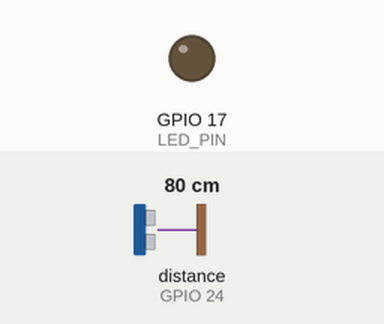
Recording of a program running on a simulated Raspberry Pi (BCM pin numbers). Shown: output pins drawn as LEDs (lit = HIGH). The test bench sets the inputs (shaded band); at power-on: distance to the obstacle (sensor on GPIO 24) 80 cm. The echo pulse lasts 58.3 µs per cm; the clock reads 2024-03-15 10:24:30 at power-on unless the program sets it; pins used as bus, display or sensor lines are not drawn; what the program prints to the terminal is not drawn.

Above: at 1.2 s.
1.3 s: distance to the obstacle (sensor on GPIO 24) set to 21 cm
2.8 s: distance to the obstacle (sensor on GPIO 24) set to 17 cm
At 3.6 s:
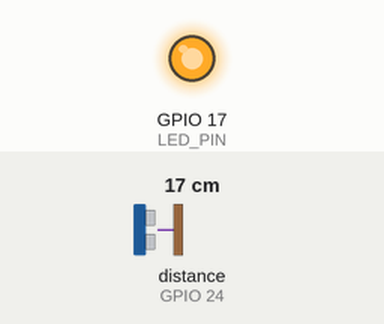
4.5 s: distance to the obstacle (sensor on GPIO 24) set to 35 cm
At 5.0 s:
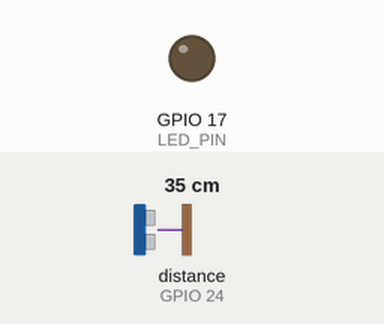
6.0 s: distance to the obstacle (sensor on GPIO 24) set to 2 cm
At 6.4 s:
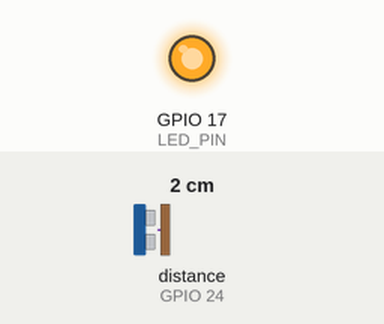
Timing chart, 0 to 8.5 s (numbered marks = the images above; inputs shaded):
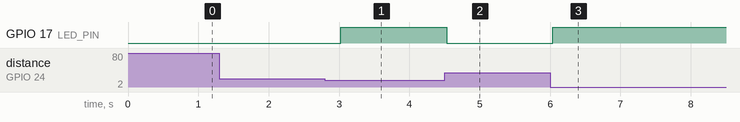

The program:

003_1_gpio_sonic3.py
```python
'''
초음파 센서

Trig : GPIO23
Echo : GPIO24 (3.3V : Logic Level Shifter 필요)

장애물과의 거리가 20cm 이하이면 LED 점등하고
메시지 출력
단, 메시지는 상태변화시 한번만씩만 출력

LED : GPIO17
'''
import RPi.GPIO as GPIO
import time

# GPIO 핀 설정
TRIG_PIN = 23
ECHO_PIN = 24
LED_PIN = 17

# GPIO 모드 설정
GPIO.setmode(GPIO.BCM)
GPIO.setup(TRIG_PIN, GPIO.OUT)
GPIO.setup(ECHO_PIN, GPIO.IN)

GPIO.setup(LED_PIN, GPIO.OUT)

def get_distance():
    # 초음파 신호 전송
    GPIO.output(TRIG_PIN, True)
    time.sleep(0.00001)  # 10us 동안 HIGH 상태 유지
    GPIO.output(TRIG_PIN, False)

    # Echo 핀에서 신호 수신 대기
    while GPIO.input(ECHO_PIN) == 0:
        pulse_start = time.time()

    while GPIO.input(ECHO_PIN) == 1:
        pulse_end = time.time()

    # 시간 차이 계산
    pulse_duration = pulse_end - pulse_start

    # 거리 계산 (cm 단위)
    distance = pulse_duration * 34300 / 2   # Speed of sound is 34300 cm/s
    distance = round(distance, 2)  # 소수점 둘째 자리까지 반올림

    return distance

# LED 상태
led_state = False
print("LED OFF")

try:
    print("초음파 센서 작동 시작")
    while True:
        distance = get_distance()
        if distance <= 20:
            if not led_state:
                GPIO.output(LED_PIN, True)
                print("LED ON")
                led_state = True
        else:
            if led_state:
                led_state = False
                GPIO.output(LED_PIN, False)
                print("LED OFF")

        # 거리 출력
        print(f"거리: {distance} cm")
        time.sleep(0.5)  # 0.5초 대기
except KeyboardInterrupt:
    print("keyboard interrupt")
except Exception as e:
    print(f"An error occurred: {e}")
finally:
    GPIO.cleanup()
    print("GPIO 핀 정리 완료")
print("프로그램 종료")
# print("초음파 센서 작동 종료")
```

Measured:
- the behaviour switches between 20 and 19 cm on distance to the obstacle (sensor on GPIO 24) (found by bisection; images 0 and 1)
- after the input at 1.3 s, every drawn part: stays the same
- after the input at 2.8 s, GPIO 17 (LED_PIN): LOW → HIGH after 0.22 s
- after the input at 4.5 s, GPIO 17 (LED_PIN): HIGH → LOW at once
- after the input at 6.0 s, GPIO 17 (LED_PIN): LOW → HIGH at once
